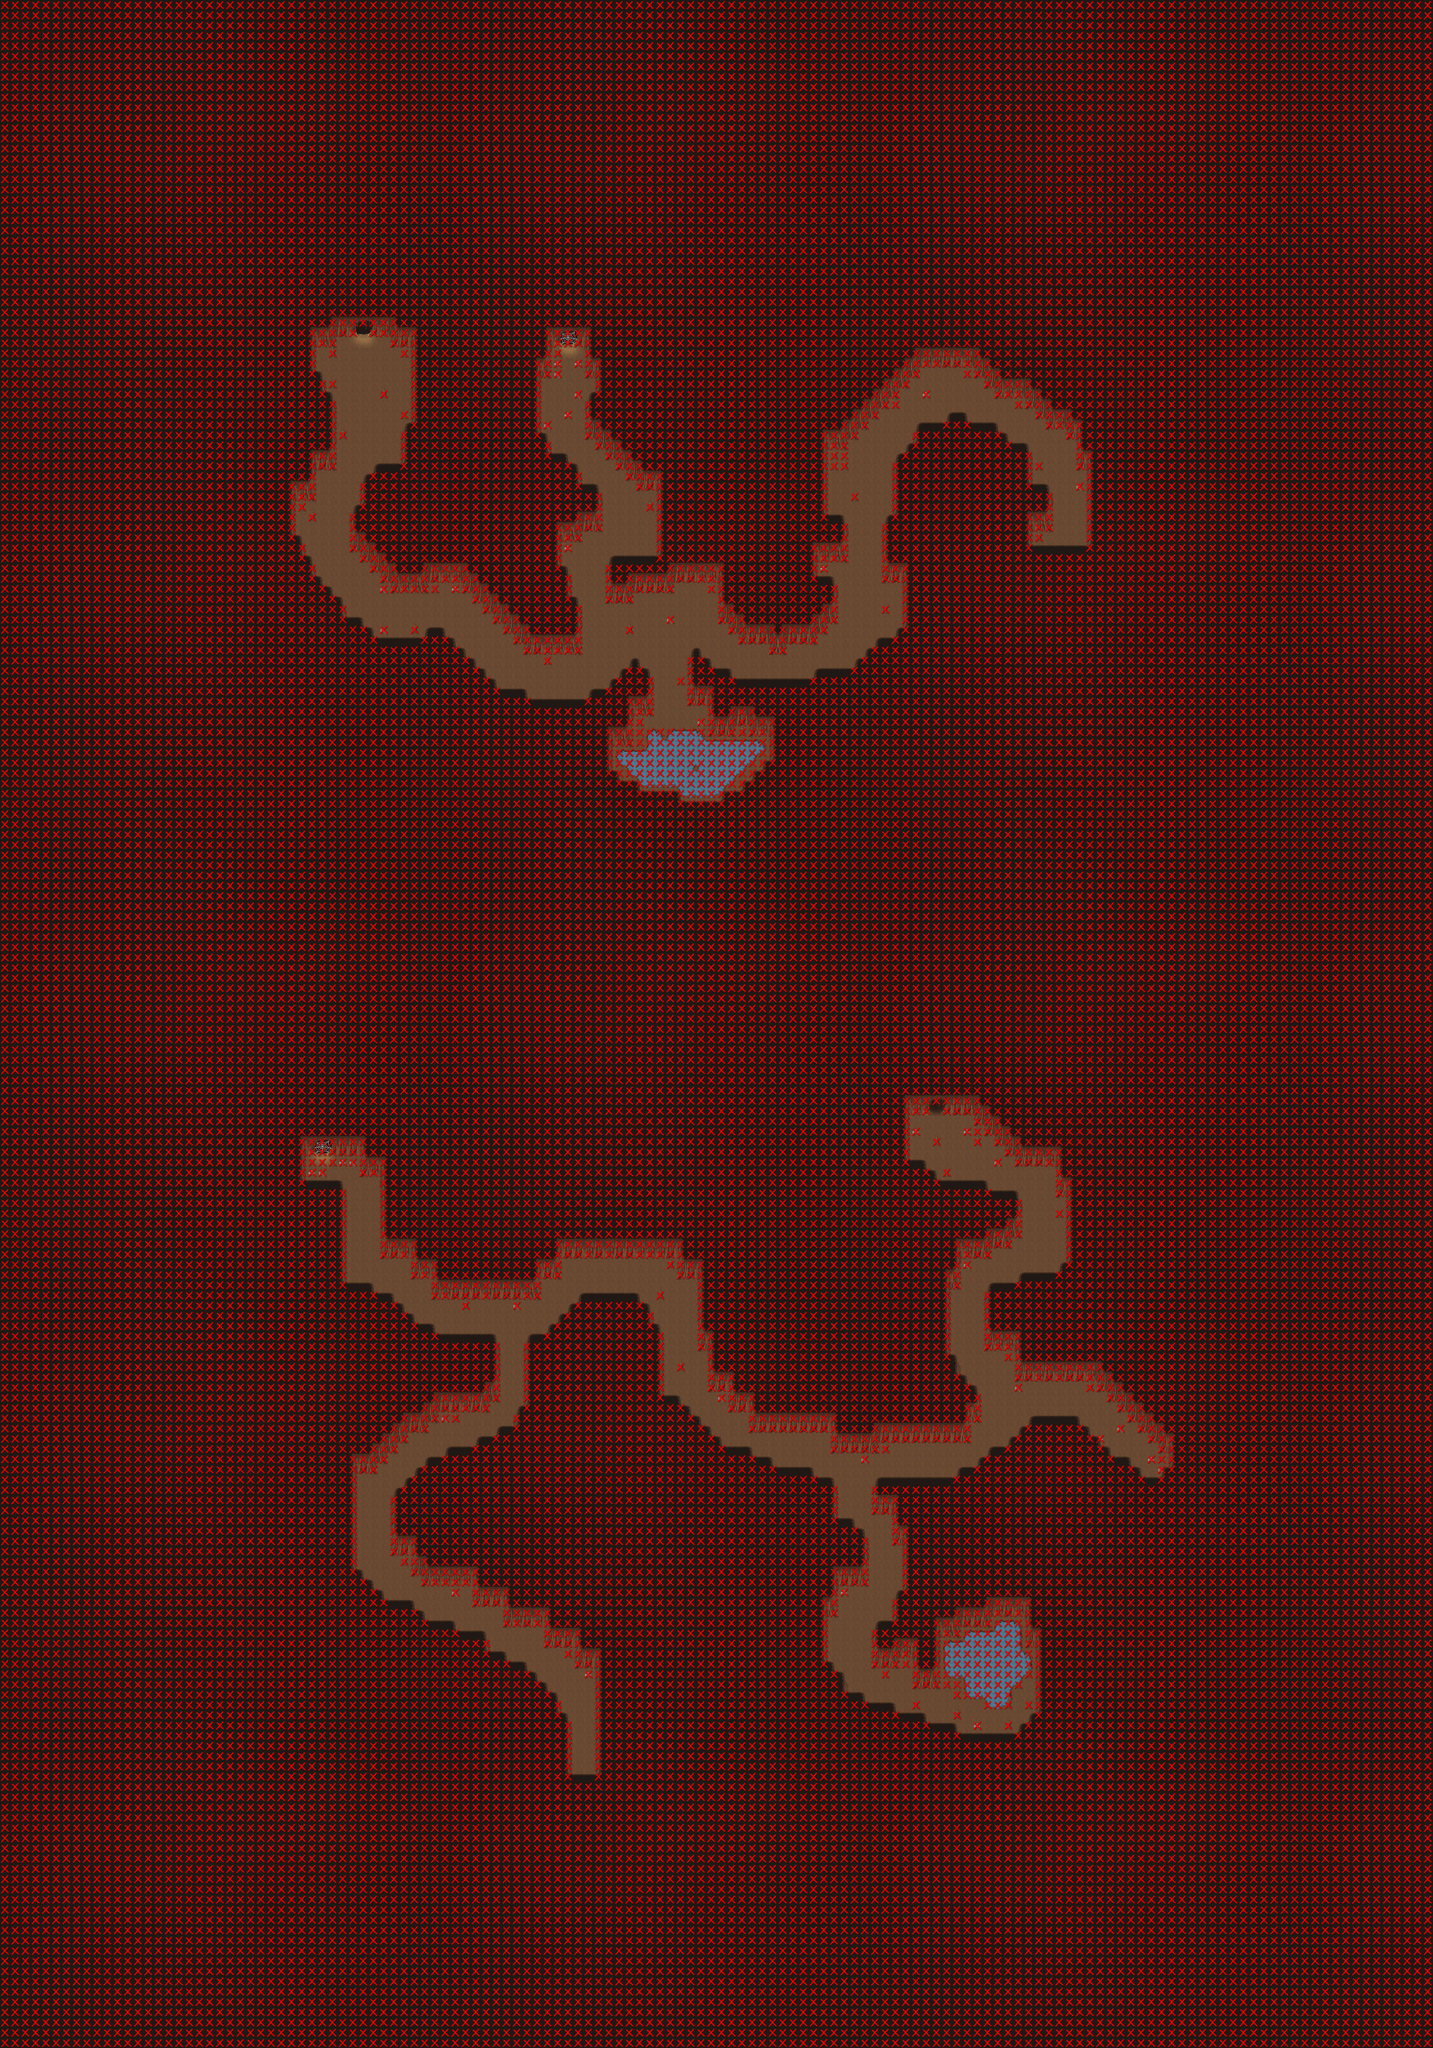

This is a level from a 2D game, rendered from its Tiled map with the project's own tilesets. A one-line summary and the map file follow, with tile-layer data summarised:
An orthogonal 140x200 tile map with 32x32 px tiles, 4 tile layers (Ground, Fringe, Over, Collision), 3 tilesets.

<map version="0.99c" orientation="orthogonal" width="140" height="200" tilewidth="32" tileheight="32">
 <properties>
  <property name="minimap" value="graphics/images/minimap_new_30-1.png" />
  <property name="music" value="finalman_and_yakslem-cavesong.ogg" />
  <property name="overlay0image" value="graphics/images/ambient/spotlight.png" />
 </properties>
 <tileset name="Cave" firstgid="1" tilewidth="32" tileheight="32">
  <image source="../graphics/tiles/cave.png" />
 </tileset>
 <tileset name="Cave X2" firstgid="129" tilewidth="32" tileheight="64">
  <image source="../graphics/tiles/cave_x2.png" />
 </tileset>
 <tileset name="Collision" firstgid="145" tilewidth="32" tileheight="32">
  <image source="../graphics/tiles/collision.png" />
 </tileset>
 <layer name="Ground" width="140" height="200">
  <data>[28000 cells, 28000 non-empty, 71 distinct tile ids]</data>
 </layer>
 <layer name="Fringe" width="140" height="200">
  <data>[28000 cells, 54 non-empty, 2 distinct tile ids]</data>
 </layer>
 <layer name="Over" width="140" height="200">
  <data>[28000 cells, 430 non-empty, 5 distinct tile ids]</data>
 </layer>
 <layer name="Collision" width="140" height="200">
  <data>[28000 cells, 26425 non-empty, 1 distinct tile ids]</data>
 </layer>
</map>
